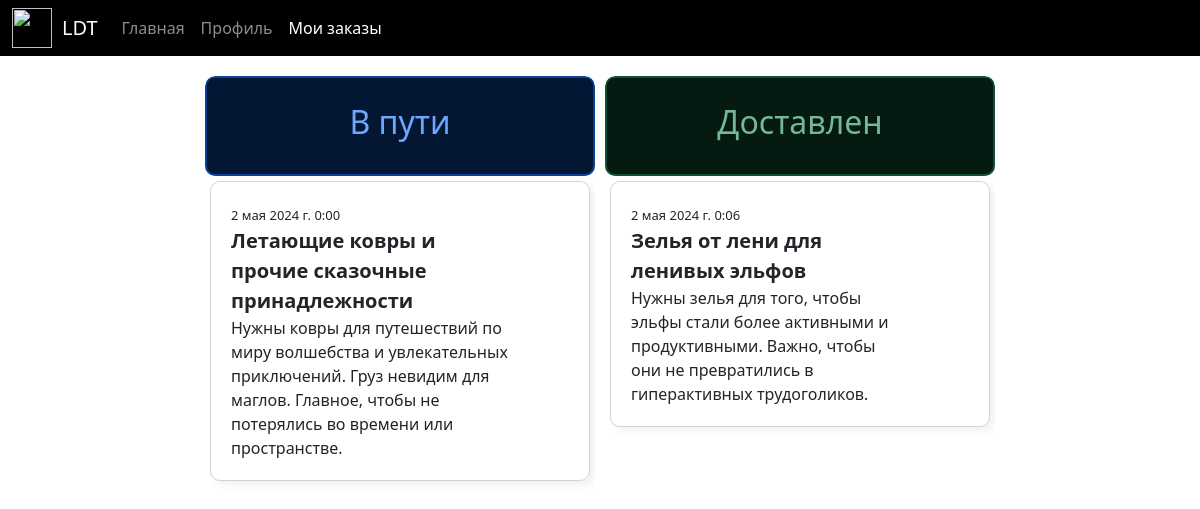
Page /order/my (signed in) on the committed database.
### order/models.py (models this page shows, shortened)
class Order(models.Model):
    objects = OrderManager()
    PAYMENT_CHOICES = [
        ('при_получении', _('При получении')),
        ('оплачено', _('Оплачено')),
    ]
    payment_method = models.CharField(
        max_length=20,
        choices=PAYMENT_CHOICES,
        verbose_name=_('Способ оплаты'),
        help_text=_('Выберите способ оплаты для этого заказа.')
    )
    creation_time = models.DateTimeField(
        auto_now_add=True,
        verbose_name=_('Дата создания'),
        help_text=_('Дата и время создания этого заказа.')
    )
    delivery_date = models.DateTimeField(
        null=True,
        blank=True,
        verbose_name=_('Дата доставки'),
        help_text=_('Планируемая дата доставки этого заказа.')
    )
    status = models.BooleanField(
        verbose_name=_('Статус'),
        help_text=_('Статус выполнения этого заказа.')
    )
    name = models.CharField(
        max_length=100,
        verbose_name=_('Название'),
        help_text=_('Название этого заказа.')
    )
    client = models.CharField(
        max_length=150,
        verbose_name=_('Клиент'),
        help_text=_('Имя клиента, оформившего этот заказ.')
    )
    contact_number = models.CharField(
        max_length=25,
        verbose_name=_('Контактный номер'),
        help_text=_('Контактный номер клиента для связи.')
    )
    employee = models.ForeignKey(
        settings.AUTH_USER_MODEL,
        related_name='employee_user',
        on_delete=models.CASCADE,
        null=True,
        blank=True,
        verbose_name=_('Исполнитель'),
        help_text=_('Пользователь, ответственный за выполнение этого заказа.')
    )
    price = models.DecimalField(
        max_digits=20,
        decimal_places=2,
        default=0,
        verbose_name=_('Цена'),
        help_text=_('Цена этого заказа.')
    )
    address = models.CharField(
        max_length=120,
        verbose_name=_('Адрес'),
        help_text=_('Адрес доставки для этого заказа.')
    )
    description = models.TextField(
        max_length=10000,
        null=True,
        blank=True,
        verbose_name=_('Описание'),
        help_text=_('Дополнительное описание или комментарии к этому заказу.')
    )
    class Meta:
        ordering = ['-creation_time']
        verbose_name = _('Заказ')
        verbose_name_plural = _('Заказы')

### order/views.py (the view)
# urls.py: path("my", views.OrdersListMy.as_view(), name="orders_my"),
class OrdersListMy(LoginRequiredMixin, View):
    template_name = "order/orders_list_my.html"
    login_url = reverse_lazy("users:login")
    def get(self, request):
        assigned = Order.objects.orders_with_employee_false_status_for_employee(self.request.user)
        done = Order.objects.orders_with_status_true_for_employee(self.request.user)
        context = {
            "assigned": assigned,
            "done": done,
        }
        return render(request, self.template_name, context)

### order/models.py (called while the page is built)
    def orders_with_employee_false_status_for_employee(self, employee_id):
        return self.filter(employee=employee_id, status=False)

    def orders_with_status_true_for_employee(self, employee_id):
        return self.filter(employee=employee_id, status=True)

### templates/order/orders_list_my.html (shortened to what this page needs)
{% extends "base.html" %} {% load static %} {% block content %}
<div style="overflow-y: scroll; height: 92vh;">
<div class="task-container two" style="margin: auto; margin-top: 20px;">
    <div class="splide" id="asd">
        <div class="splide__track">
            <ul class="splide__list">
                <li class="splide__slide task-b">
                    <div class="order-box"
                         style="padding: 0px; border: none">
                        <div style="height: 100px; background-color: #031633; display: flex; justify-content: center; align-items: center; border-radius: 10px; border: #084298 2px solid">
                            <h2 style="text-align: center; color: #6ea8fe">В пути</h2>
                        </div>
                        <div style="padding: 5px">
                            {% for order in assigned %}
                            {% include "includes/order_card_for_employee.html" %}
                            {% endfor %}
                        </div>
                </li>
                <li class="splide__slide task-b">
                    <div class="order-box"
                         style="padding: 0px; border: none">
                        <div style="height: 100px; background-color: #051b11; display: flex; justify-content: center; align-items: center; border-radius: 10px; border: #0f5132 2px solid">
                            <h2 style="text-align: center; color: #75b798">Доставлен</h2>
                        </div>
                        <div style="padding: 5px">
                            {% for order in done %}
                            {% include "includes/order_card_for_employee.html" %}
                            {% endfor %}
                        </div>
                </li>
            </ul>
        </div>
    </div>
</div>
</div>
{% endblock content %}

### templates/includes/order_card_for_employee.html (shortened to what this page needs)
<div class="order" style="display: flex; flex-direction: row;"
     onclick="return location.href = '/order/details/{{ order.id }}'"
>
    <div style="margin-right: 60px">
        <div style="">
            <div style="display: flex; width: 105%;">
                <div>
                    <span style="font-size: 13px">{{ order.creation_time }}</span>
                </div>
            </div>
            <span style="margin-right: 5px; font-weight: bold; font-size: 20px">{{ order.name }}</span>
        </div>
        <div style="">
            <span style="margin-right: 5px">{{ order.description }}</span>
        </div>
    </div>
</div>

### static_dev/css/style.css (style rules this page uses)
.order-box { overflow: hidden; max-width: 700px; padding: 40px; border-radius: 10px; margin-left: 5px; margin-right: 5px; transition: 0.3s; }
.order { cursor: pointer; border-radius: 10px; padding: 20px; margin-bottom: 10px; display: flex; flex-direction: column; border: 1px rgba(128, 128, 128, 0.35) solid; box-shadow: 5px 4px 8px 0px rgba(0, 0, 0, 0.06); }
.task-b { width: 400px }
@media screen and (min-width: 1200px) { .task-container { width: 1200px; overflow: hidden; } }
@media screen and (min-width: 1200px) { .two { width: 800px; } }

### rows in the picture
Order: creation_time "2 мая 2024 г. 0:00", name "Летающие ковры и прочие сказочные принадлежности", description "Нужны ковры для путешествий по миру волшебства и увлекательных приключений. Груз невидим для маглов. Главное, чтобы не потерялись во времени или пространстве."
Order: creation_time "2 мая 2024 г. 0:06", name "Зелья от лени для ленивых эльфов", description "Нужны зелья для того, чтобы эльфы стали более активными и продуктивными. Важно, чтобы они не превратились в гиперактивных трудоголиков."
